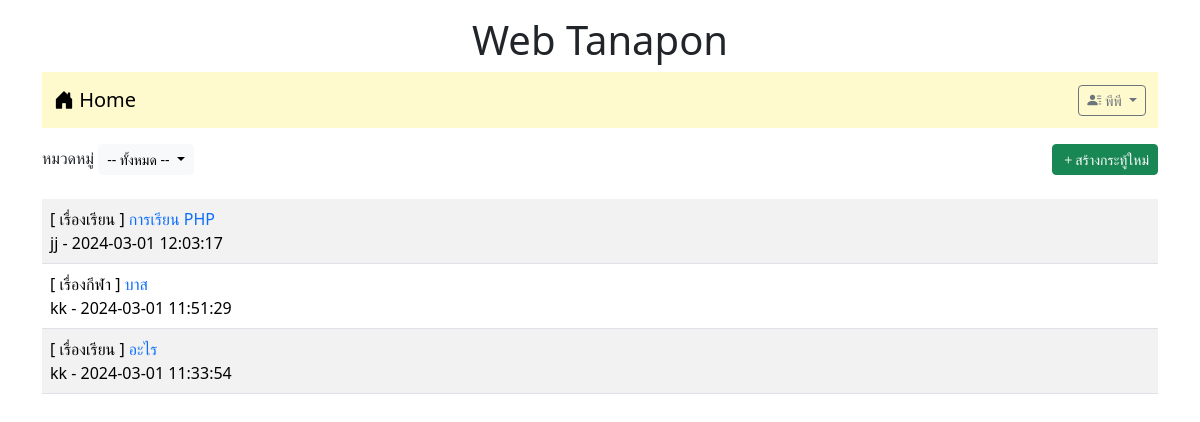
The app's page /index.php (signed in) with its own data.
### tables this page shows
CREATE TABLE `post` (
  `id` int(11) NOT NULL,
  `title` varchar(128) NOT NULL,
  `content` varchar(2048) NOT NULL,
  `post_date` datetime NOT NULL,
  `cat_id` int(11) NOT NULL,
  `user_id` int(11) NOT NULL
);

CREATE TABLE `category` (
  `id` int(11) NOT NULL,
  `name` varchar(32) NOT NULL
);

CREATE TABLE `user` (
  `id` int(11) NOT NULL,
  `login` varchar(32) NOT NULL,
  `password` varchar(64) NOT NULL,
  `name` varchar(64) NOT NULL,
  `gender` char(1) NOT NULL,
  `email` varchar(32) NOT NULL,
  `role` char(1) NOT NULL
);

### index.php (the view, shortened to what this page needs)
<!DOCTYPE html>
<html lang="en">
<head>
    <link href="https://cdn.jsdelivr.net/npm/bootstrap@5.3.2/dist/css/bootstrap.min.css" rel="stylesheet">
    <link rel="stylesheet" href="https://cdn.jsdelivr.net/npm/bootstrap-icons@1.11.3/font/bootstrap-icons.min.css">
</head>
<body>
    <div class="container-lg">
    <h1 style="text-align: center;" class="mt-3"> Web Tanapon</h1>
    <?php include "nav.php"?>
<div class="mt-3 d-flex justify-content-between">
    <div>
    <label>หมวดหมู่</label>
    <span class="dropdown">
  <button class="btn btn-light btn-sm dropdown-toggle" type="button" data-bs-toggle="dropdown" aria-expanded="false">
    -- ทั้งหมด --
  </button>
</span>
    </div>
    <?php
if(isset($_SESSION['id'])) {
?>
<div><a href="newpost.php" class="btn btn-success btn-sm">
    <i class='bi bi-plus'></i>สร้างกระทู้ใหม่</a></div>
<?php } ?>
</div>
    <table class="table table-striped mt-4">
    <?php
     $conn= new PDO("mysql:host=localhost;dbname=webboard;charset=utf8","root","");
     $sql="SELECT t3.name,t1.title,t1.id,t2.login,t1.post_date FROM post as t1
     INNER JOIN user as t2 ON (t1.user_id=t2.id)
     INNER JOIN category as t3 ON (t1.cat_id=t3.id) ORDER BY t1.post_date DESC";
    $result=$conn->query($sql);
    while($row = $result->fetch())
    {
        echo "<tr><td class='d-flex justify-content-between'>
        <div>[ $row[0] ] <a href=post.php?id=$row[2]
        style=text-decoration:none > $row[1]</a><br>$row[3] - $row[4]</div>";
    echo "</td></tr>";
    }
    ?>
    </table>
</div>
</body>
</html>

### records on screen
post: category.name "เรื่องเรียน", title "การเรียน PHP", user.login "jj", post_date "2024-03-01 12:03:17"
post: category.name "เรื่องกีฬา", title "บาส", user.login "kk", post_date "2024-03-01 11:51:29"
post: category.name "เรื่องเรียน", title "อะไร", user.login "kk", post_date "2024-03-01 11:33:54"

### other values on screen
$_SESSION['username'] "พีพี"
